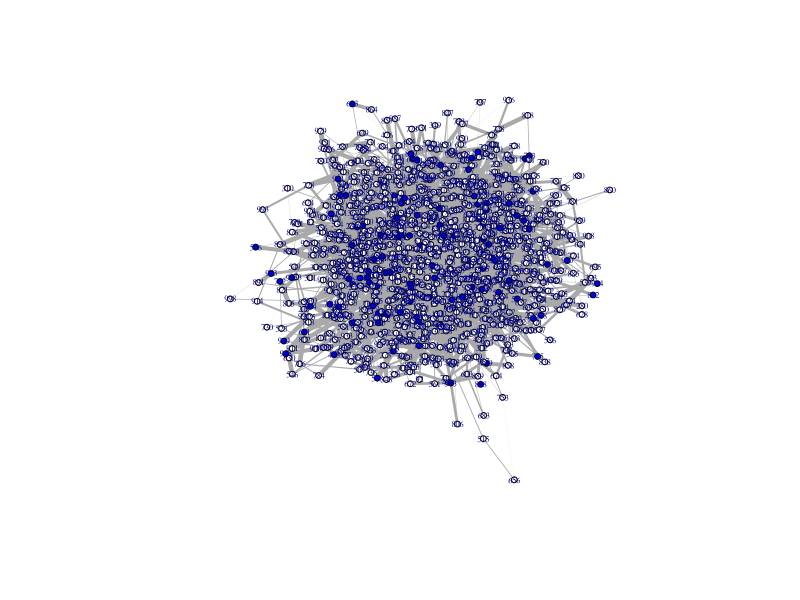

Source code (R): (Note: this script raises an error after producing the figure.)
library(igraph)
library(dplyr)
library(readr)

# Function to generate a graph with preferential attachment rule, and random edge weights from 0 to 1
generate_graph <- function(num_nodes, m) {
  g <- barabasi.game(num_nodes, m = m, directed = FALSE)
  E(g)$weight <- runif(ecount(g), min = 0, max = 1)
  #assign names to nodes since they are not assigned by default and the ids are used as names
  V(g)$name <- V(g)
  return(g)
}

# Function to assign node conditions (Susceptible or Infectious)
assign_node_conditions <- function(graph, prob_infectious = 0.1) {
  nodes <- V(graph)
  conditions <- sample(c("Susceptible", "Infectious"), length(nodes), replace = TRUE, prob = c(1 - prob_infectious, prob_infectious))
  node_conditions <- data.frame(node_name = nodes, condition = conditions)
  return(node_conditions)
}


# Function to create communities using Louvain community detection
create_communities <- function(graph, resolutionLouv = 1) {
  communities <- cluster_louvain(graph, resolution = resolutionLouv)
  nodes <- V(graph)
  community_data <- data.frame(node_name = nodes, community = communities$membership)
  return(community_data)
}

# Function to generate edge data with edge weights
generate_edge_data <- function(graph) {
  #edge_data <- as_data_frame(as_edgelist(graph, names = TRUE, weights = TRUE))
  # use the name of the node in the graph instead of the id
  # edge_data <- get.data.frame(graph)
  # colnames(edge_data) <- c("Start", "End", "Weight")
  edge_data <- data.frame(as_edgelist(graph, names = TRUE)) %>%
    rename(Start = X1, End = X2)
  # add weights to the edge data manually
  edge_data$Weight <- E(graph)$weight
  return(edge_data)
}

# Plot the graph
plot_graph <- function(graph, node_conditions) {
  # Assign node colors based on conditions
  node_colors <- ifelse(node_conditions$condition == "Susceptible", "white", "blue")
  
  # Assign edge widths based on edge weights
  edge_weights <- E(graph)$weight * 5  # Multiply by a factor for better visualization
  
  plot(
    graph,
    layout = layout_with_fr(graph),
    vertex.color = node_colors,
    vertex.size = 3,
    edge.width = edge_weights,
    vertex.label.cex = 0.5
  )
}

# Create the input graphs for single types(communities) and create file for interactions between communities
# The interaction file should have the following format:
# startType	startNodeName	endType	endNodeName	weight
create_input_graphs <- function(graph, node_conditions, community_data, output_dir){
  # create a subgraph for each community
  # the subgraphs should have the same names as the original graph
  # the subgraphs should have the same node conditions as the original graph
  communities <- unique(community_data$community)
  subgraphs <- list()
  for (community in communities) {
    subgraph <- induced_subgraph(graph, V(graph)[community_data$community == community])
    subgraphs[[community]] <- subgraph
  }
  
  # create the output directories
  dir.create(paste0(output_dir,"graphs"), showWarnings = FALSE)
  dir.create(paste0(output_dir,"node_conditions"), showWarnings = FALSE)
  dir.create(paste0(output_dir,"node_conditions_discr"), showWarnings = FALSE)
  dir.create(paste0(output_dir,"communities"), showWarnings = FALSE)
  dir.create(paste0(output_dir,"interactions"), showWarnings = FALSE)
  
  # create a file for each community
  #the files should be:
  # a file for each community graph, has the format of a graph with Start End and Weight
  # a file for the interactions between communities, has the format of the interaction file, that is startType	startNodeName	endType	endNodeName	weight
  # a file for each community,  with the conditions of each node , has the format of the node conditions file, that is name condition
  for (community in communities) {
    print(paste0("saving community: ",community))
    subgraph <- subgraphs[[community]]
    subgraph_edge_data <- generate_edge_data(subgraph)
    subgraph_node_conditions <- node_conditions[as_ids(node_conditions$node_name) %in% as_ids(V(subgraph) ), ]
    # filter the community data to only have the nodes in the subgraph
    subgraph_community_data <- community_data[as_ids(community_data$node_name) %in% as_ids(V(subgraph)), ]
    # write the files, no quotes, overwrite the files if they exist
    write_tsv(subgraph_edge_data, paste0(output_dir,"graphs/", community, ".tsv"), quote = "none",append = FALSE)
    write_tsv(subgraph_node_conditions, paste0(output_dir,"node_conditions/", community, ".tsv"), quote = "none",append = FALSE)
    write_tsv(subgraph_community_data, paste0(output_dir,"communities/", community, ".tsv"), quote = "none",append = FALSE)
    
    # also save the node conditions for the community as 0 for Susceptible and 1 for Infectious
    subgraph_node_conditions$conditiondiscr <- ifelse(subgraph_node_conditions$condition == "Susceptible", 0, 1)
    subgraph_node_conditions_discr <- subgraph_node_conditions %>%
      select(node_name, conditiondiscr) %>%
      rename(name = node_name) %>%
      rename(value = conditiondiscr)
    
    write_tsv(subgraph_node_conditions_discr, paste0(output_dir,"node_conditions_discr/", community, ".tsv"), quote = "none", append = FALSE)
    
  }
  
  # create a file for the interactions between communities
  # the file should be:
  # startType	startNodeName	endType	endNodeName	weight
  # where startType and endType are the community names
  # startNodeName and endNodeName are the node names
  # weight is the edge weight
  
  # get the edges between communities
  edges_between_communities <- get.data.frame(graph, what = "edges")
  # filter out edges that are not between communities, that is the edge is not between nodes that belong to different communities, so the edge is between nodes that belong to the same community
  edges_between_communities <- edges_between_communities[community_data[edges_between_communities$from, ]$community != community_data[edges_between_communities$to, ]$community, ]
  
  community_data.asids <- community_data
  community_data.asids$node_name <- as_ids(community_data.asids$node_name)
  
  # get the community names for each node
  edges_between_communities <- edges_between_communities %>%
    #mutate_at(c('from', 'to'), as.character) %>%
    left_join(community_data.asids, by = c("from" = "node_name")) %>%
    rename(startType = community) %>%
    left_join(community_data.asids, by = c("to" = "node_name")) %>%
    rename(endType = community)
  
  # get the edge weights
  edges_between_communities <- edges_between_communities %>%
    rename(startNodeName = from, endNodeName = to)
  
  # write the file
  write_tsv(edges_between_communities, paste0(output_dir,"interactions/interactions.tsv"), quote = "none",append = FALSE)
}




#generate 30 graphs, each graph has 1000 nodes more than the previous one, starting from 1000 nodes
for (i in 1:30){
  num_nodes <- 1000 * i
  # Generate a graph with preferential attachment (m=2 for preferential attachment)
  graph <- generate_graph(num_nodes, m = 2)
  
  
  # Assign node conditions to the graph
  node_conditions <- assign_node_conditions(graph, prob_infectious = 0.1)
  
  
  # Create communities based on the graph
  community_data <- create_communities(graph)
  
  
  # Generate edge data with edge weights
  edge_data <- generate_edge_data(graph)
  
  
  # Plot the graph with node colors and edge widths
  plot_graph(graph, node_conditions)
  
  
  create_input_graphs(graph, node_conditions, community_data, paste0("syntheticGraphsWeakScalingDifferentNodes/",num_nodes,"Nodes/"))
  # Write data to tsv files
  write_tsv(edge_data, paste0("syntheticGraphs/",num_nodes,"Nodes/edge_data.tsv"))
  write_tsv(node_conditions, paste0("syntheticGraphs/",num_nodes,"Nodes/node_conditions.tsv"))
  write_tsv(community_data, paste0("syntheticGraphs/",num_nodes,"Nodes/communities.tsv"))
  
}


#generate 30 graphs, each graph has 10000 nodes, the mean population of the communities should increase, starting from the default louvain community detection
for (i in 1:30){
  num_nodes <- 10000
  # Generate a graph with preferential attachment (m=2 for preferential attachment)
  graph <- generate_graph(num_nodes, m = 2)
  
  
  # Assign node conditions to the graph
  node_conditions <- assign_node_conditions(graph, prob_infectious = 0.1)
  
  
  # Create communities based on the graph
  community_data <- create_communities(graph)
  
  
  # Generate edge data with edge weights
  edge_data <- generate_edge_data(graph)
  
  
  # Plot the graph with node colors and edge widths
  plot_graph(graph, node_conditions)
  
  
  create_input_graphs(graph, node_conditions, community_data, paste0("syntheticGraphsWeakScalingDifferentCommunities/",num_nodes,"Nodes/"))
  # Write data to tsv files
  write_tsv(edge_data, paste0("syntheticGraphs/",num_nodes,"Nodes/edge_data.tsv"))
  write_tsv(node_conditions, paste0("syntheticGraphs/",num_nodes,"Nodes/node_conditions.tsv"))
  write_tsv(community_data, paste0("syntheticGraphs/",num_nodes,"Nodes/communities.tsv"))
  
}
